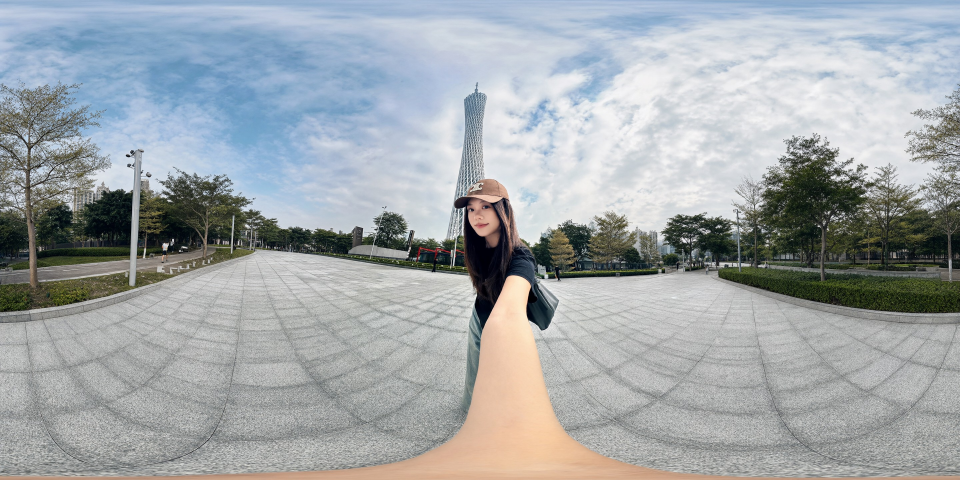
#> input picture assets/example-38.jpg, 2880 x 1440 px (shown at 1/3 size)
$ python -i editing_regions.py   (imports and definitions only)
#> lines starting #> are read from the running program, lines starting #| are printed output that depends on the picture
#> further down, picture is the input picture: PIL image 2880x1440 RGB; mean R, G, B 161.2, 166.7, 169.7
"""CPU semantic edit masks and pixel-preserving original-resolution compositing.

The optional segmenter runs in a short-lived child process so its model is never
resident alongside Qwen. Automatic masks are proposals, not identity guarantees.
White mask pixels are editable; black pixels always retain the exact source data.
"""

from __future__ import annotations

from dataclasses import dataclass, field
import json
import os
from pathlib import Path
import re
import subprocess
import tempfile

import numpy as np
from PIL import Image, ImageChops, ImageDraw, ImageFilter, ImageOps

ROOT = Path(__file__).resolve().parent
MODEL_DIR = ROOT / "models" / "segformer_b2_clothes"
MODEL_ID = "mattmdjaga/segformer_b2_clothes"
DETECTOR_FILE = "ssdlite320_mobilenet_v3_large_coco-a79551df.pth"
TARGET_LABELS = {
    "outfit": (4, 5, 6, 7, 8, 17),
    "upper_clothes": (4, 7, 17),
    "lower_clothes": (5, 6),
    "shoes": (9, 10),
    "sunglasses": (3,),
    "hair": (2,),
    "background": (0,),
}
TARGET_KEYWORDS = {
    "outfit": r"outfit|clothes|clothing|suit|tuxedo|dress|costume|uniform",
    "upper_clothes": r"shirt|t-shirt|tee|top|jacket|blazer|coat|hoodie|sweater|blouse",
    "lower_clothes": r"pants|trousers|jeans|shorts|skirt",
    "shoes": r"shoes?|sneakers?|boots?|sandals?|loafers?|heels|footwear",
    "sunglasses": r"sunglasses|glasses|shades|spectacles|eyewear",
    "necklace": r"necklace|pendant|neck chain",
    "hair": r"hair|hairstyle|haircut|curls|ponytail|bangs",
    "background": r"background|backdrop",
}
SUPPORTED_TARGETS = tuple(TARGET_KEYWORDS)
SEGMENTATION_MAX_SIDE = 1024


class MaskError(ValueError):
    """An edit region cannot be selected safely; the caller should offer a brush."""


@dataclass
class MaskProposal:
    mask: Image.Image
    target: str
    confidence: float
    method: str
    warnings: list[str] = field(default_factory=list)
    requires_review: bool = True

    @property
    def bbox(self):
        return self.mask.getbbox()

    # [127 lines left out: functions metadata, detect_edit_target, normalize_manual_mask, inner_feather, composite_preserving, crop_bounds and 2 more, not called in this run]


def prepare_segmentation_input(source: Image.Image, max_side: int = SEGMENTATION_MAX_SIDE) -> Image.Image:
    """Bound CPU logits memory before converting/compositing high-resolution input.

    Parsing operates on a <=1024px canvas; masks are subsequently mapped to the
    source with nearest-neighbor interpolation. Fine boundaries require review.
    """
#> called with max_side = 1024
    if not 128 <= int(max_side) <= 1536:
        raise MaskError("Segmentation inference size must be between 128 and 1536 pixels.")
    scale = min(1.0, int(max_side) / max(source.size))
#> scale = 0.356
    size = (max(1, round(source.width * scale)), max(1, round(source.height * scale)))
#> size = (1024, 512)
    # Resize before RGBA conversion so a 24MP source never creates several full-size
    # RGB/RGBA intermediates solely for segmentation.
    bounded = source.resize(size, Image.Resampling.LANCZOS) if size != source.size else source.copy()
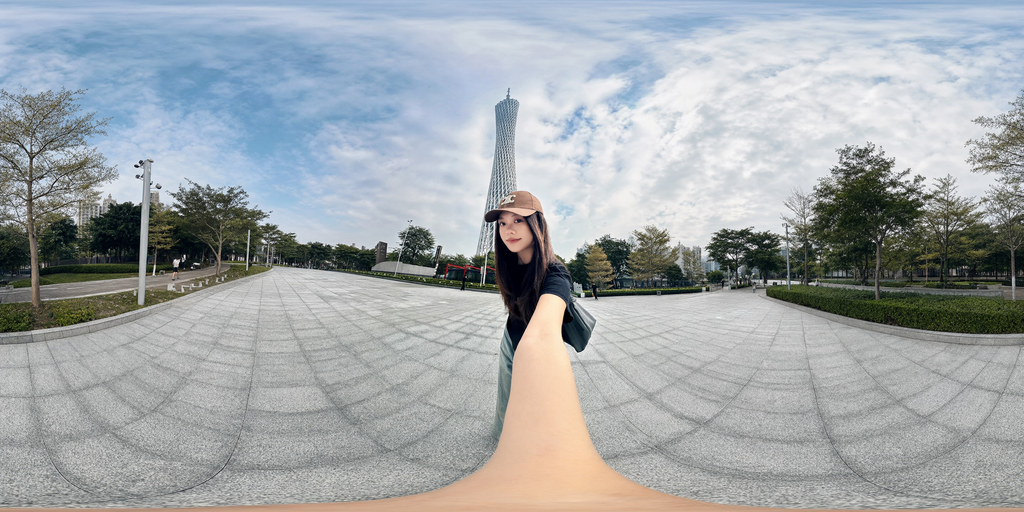
#> bounded: PIL image 1024x512 RGB; mean R, G, B 161.2, 166.7, 169.7
    rgba = bounded.convert("RGBA")
    rgb = Image.new("RGB", size, "white")
#> rgb: PIL image 1024x512 RGB; every value is 255
    rgb.paste(rgba.convert("RGB"), mask=rgba.getchannel("A"))
    return rgb


# [100 lines left out: functions _parse_source, propose_mask, proposal_from_labels, not called in this run]

>>> from PIL import Image
>>> picture = Image.open('assets/example-38.jpg')
>>> result = prepare_segmentation_input(picture)

$ run again, on assets/floating_temple.jpg
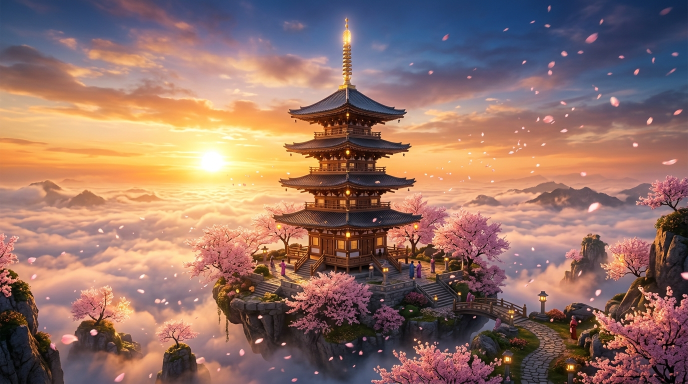
#> input picture assets/floating_temple.jpg, 1376 x 768 px (shown at 1/2 size)
#> picture is the input picture: PIL image 1376x768 RGB; mean R, G, B 147.3, 113.3, 103.8
#> in prepare_segmentation_input, `bounded = source.resize(size, Image.Resampling.LANCZOS) if size != sou..`:
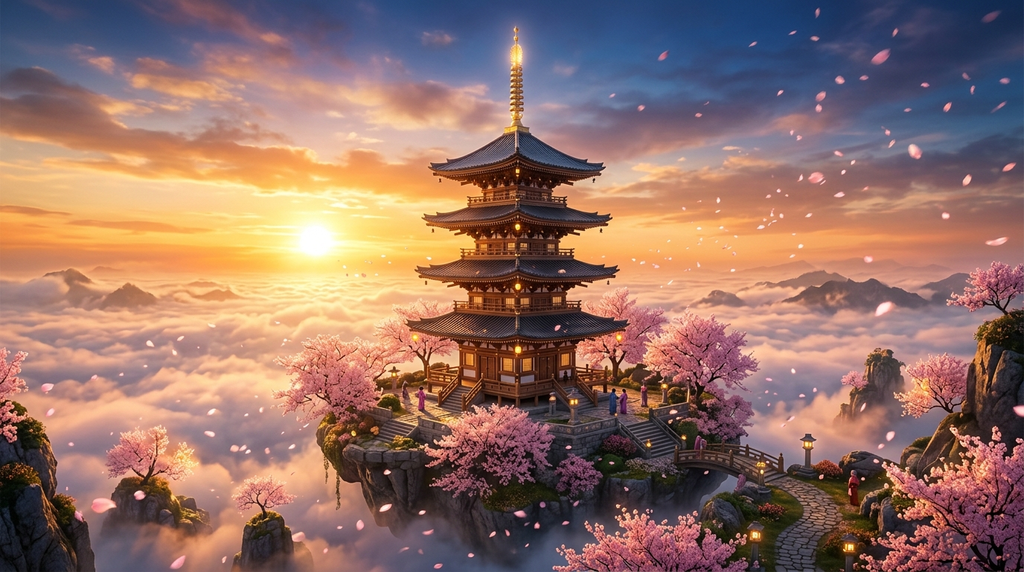
#> bounded: PIL image 1024x572 RGB; mean R, G, B 147.3, 113.3, 103.8
#> rgb: PIL image 1024x572 RGB; every value is 255
